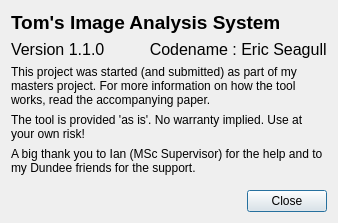
<?xml version="1.0" encoding="UTF-8"?>
<ui version="4.0">
 <class>About</class>
 <widget class="QDialog" name="About">
  <property name="windowModality">
   <enum>Qt::ApplicationModal</enum>
  </property>
  <property name="geometry">
   <rect>
    <x>0</x>
    <y>0</y>
    <width>338</width>
    <height>223</height>
   </rect>
  </property>
  <property name="windowTitle">
   <string>About</string>
  </property>
  <property name="modal">
   <bool>true</bool>
  </property>
  <layout class="QVBoxLayout" name="verticalLayout">
   <item>
    <widget class="QLabel" name="label">
     <property name="font">
      <font>
       <pointsize>14</pointsize>
       <weight>75</weight>
       <bold>true</bold>
      </font>
     </property>
     <property name="text">
      <string>Tom's Image Analysis System</string>
     </property>
     <property name="textFormat">
      <enum>Qt::PlainText</enum>
     </property>
     <property name="scaledContents">
      <bool>false</bool>
     </property>
    </widget>
   </item>
   <item>
    <layout class="QHBoxLayout" name="horizontalLayout_2">
     <item>
      <widget class="QLabel" name="label_2">
       <property name="font">
        <font>
         <pointsize>12</pointsize>
        </font>
       </property>
       <property name="text">
        <string>Version 1.1.0</string>
       </property>
      </widget>
     </item>
     <item>
      <widget class="QLabel" name="label_6">
       <property name="font">
        <font>
         <pointsize>12</pointsize>
        </font>
       </property>
       <property name="text">
        <string>    Codename : Eric Seagull</string>
       </property>
      </widget>
     </item>
    </layout>
   </item>
   <item>
    <widget class="QLabel" name="label_3">
     <property name="text">
      <string>This project was started (and submitted) as part of my masters project. For more information on how the tool works, read the accompanying paper.</string>
     </property>
     <property name="wordWrap">
      <bool>true</bool>
     </property>
    </widget>
   </item>
   <item>
    <widget class="QLabel" name="label_4">
     <property name="text">
      <string>The tool is provided 'as is'. No warranty implied. Use at your own risk!</string>
     </property>
     <property name="wordWrap">
      <bool>true</bool>
     </property>
    </widget>
   </item>
   <item>
    <widget class="QLabel" name="label_5">
     <property name="text">
      <string>A big thank you to Ian (MSc Supervisor) for the help and to my Dundee friends for the support.</string>
     </property>
     <property name="wordWrap">
      <bool>true</bool>
     </property>
    </widget>
   </item>
   <item>
    <spacer name="verticalSpacer">
     <property name="orientation">
      <enum>Qt::Vertical</enum>
     </property>
     <property name="sizeHint" stdset="0">
      <size>
       <width>20</width>
       <height>40</height>
      </size>
     </property>
    </spacer>
   </item>
   <item>
    <layout class="QHBoxLayout" name="horizontalLayout">
     <item>
      <spacer name="horizontalSpacer">
       <property name="orientation">
        <enum>Qt::Horizontal</enum>
       </property>
       <property name="sizeHint" stdset="0">
        <size>
         <width>40</width>
         <height>20</height>
        </size>
       </property>
      </spacer>
     </item>
     <item>
      <widget class="QPushButton" name="pushButton">
       <property name="text">
        <string>Close</string>
       </property>
      </widget>
     </item>
    </layout>
   </item>
  </layout>
 </widget>
 <resources/>
 <connections/>
</ui>
